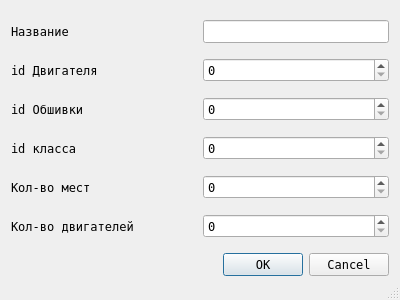
<?xml version="1.0" encoding="UTF-8"?>
<ui version="4.0">
 <class>Dialog</class>
 <widget class="QDialog" name="Dialog">
  <property name="geometry">
   <rect>
    <x>0</x>
    <y>0</y>
    <width>400</width>
    <height>300</height>
   </rect>
  </property>
  <property name="font">
   <font>
    <family>Fixedsys</family>
    <pointsize>9</pointsize>
    <italic>false</italic>
    <bold>false</bold>
   </font>
  </property>
  <property name="windowTitle">
   <string>Добавление самолёта</string>
  </property>
  <property name="styleSheet">
   <string notr="true">font: 9pt &quot;Fixedsys&quot;;</string>
  </property>
  <property name="sizeGripEnabled">
   <bool>true</bool>
  </property>
  <layout class="QVBoxLayout" name="verticalLayout">
   <item>
    <layout class="QHBoxLayout" name="horizontalLayout">
     <item>
      <widget class="QLabel" name="label">
       <property name="text">
        <string>Название</string>
       </property>
      </widget>
     </item>
     <item>
      <widget class="QLineEdit" name="lineEdit">
       <property name="sizePolicy">
        <sizepolicy hsizetype="Preferred" vsizetype="Fixed">
         <horstretch>0</horstretch>
         <verstretch>0</verstretch>
        </sizepolicy>
       </property>
      </widget>
     </item>
    </layout>
   </item>
   <item>
    <layout class="QHBoxLayout" name="horizontalLayout_2">
     <item>
      <widget class="QLabel" name="label_2">
       <property name="text">
        <string>id Двигателя</string>
       </property>
      </widget>
     </item>
     <item>
      <widget class="QSpinBox" name="spinBox"/>
     </item>
    </layout>
   </item>
   <item>
    <layout class="QHBoxLayout" name="horizontalLayout_3">
     <item>
      <widget class="QLabel" name="label_3">
       <property name="text">
        <string>id Обшивки</string>
       </property>
      </widget>
     </item>
     <item>
      <widget class="QSpinBox" name="spinBox_2"/>
     </item>
    </layout>
   </item>
   <item>
    <layout class="QHBoxLayout" name="horizontalLayout_4">
     <item>
      <widget class="QLabel" name="label_4">
       <property name="text">
        <string>id класса </string>
       </property>
      </widget>
     </item>
     <item>
      <widget class="QSpinBox" name="spinBox_3"/>
     </item>
    </layout>
   </item>
   <item>
    <layout class="QHBoxLayout" name="horizontalLayout_5">
     <item>
      <widget class="QLabel" name="label_5">
       <property name="text">
        <string>Кол-во мест</string>
       </property>
      </widget>
     </item>
     <item>
      <widget class="QSpinBox" name="spinBox_4"/>
     </item>
    </layout>
   </item>
   <item>
    <layout class="QHBoxLayout" name="horizontalLayout_6">
     <item>
      <widget class="QLabel" name="label_6">
       <property name="text">
        <string>Кол-во двигателей</string>
       </property>
      </widget>
     </item>
     <item>
      <widget class="QSpinBox" name="spinBox_5"/>
     </item>
    </layout>
   </item>
   <item>
    <widget class="QDialogButtonBox" name="buttonBox">
     <property name="orientation">
      <enum>Qt::Orientation::Horizontal</enum>
     </property>
     <property name="standardButtons">
      <set>QDialogButtonBox::StandardButton::Cancel|QDialogButtonBox::StandardButton::Ok</set>
     </property>
    </widget>
   </item>
  </layout>
 </widget>
 <resources/>
 <connections>
  <connection>
   <sender>buttonBox</sender>
   <signal>accepted()</signal>
   <receiver>Dialog</receiver>
   <slot>accept()</slot>
   <hints>
    <hint type="sourcelabel">
     <x>248</x>
     <y>254</y>
    </hint>
    <hint type="destinationlabel">
     <x>157</x>
     <y>274</y>
    </hint>
   </hints>
  </connection>
  <connection>
   <sender>buttonBox</sender>
   <signal>rejected()</signal>
   <receiver>Dialog</receiver>
   <slot>reject()</slot>
   <hints>
    <hint type="sourcelabel">
     <x>316</x>
     <y>260</y>
    </hint>
    <hint type="destinationlabel">
     <x>286</x>
     <y>274</y>
    </hint>
   </hints>
  </connection>
 </connections>
</ui>
